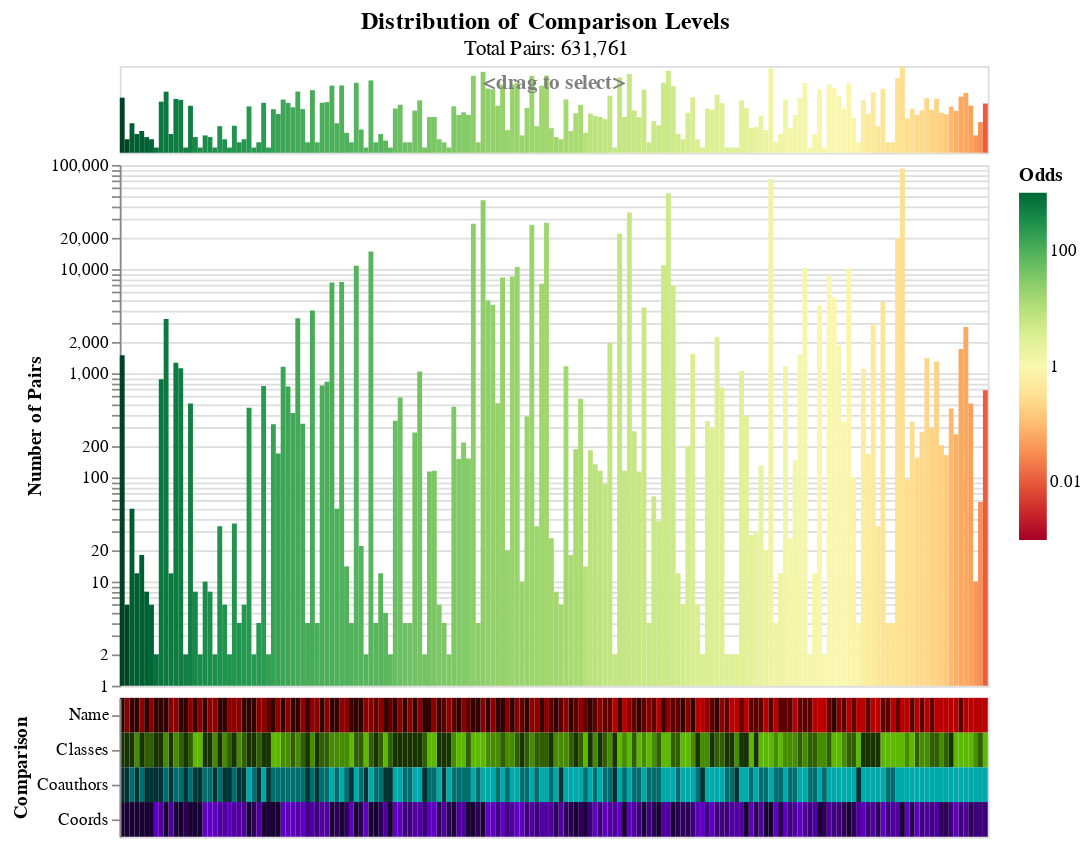

Source (notebook cell):
### Markdown cell above
We can plot these compared pairs.
We can see which comparison levels are most common,
which occur together,
which lead to matches, and which lead to non-matches.

Unsurprisingly, most records pairs match against the "else" levels.

the exact match levels have the highest odds, and the
else levels have the lowest. The other levels are somewhere in between.

### Code cell
from mismo.compare import plot_compared  # noqa: E402

plot_compared(compared, comparisons=comparisons, weights=weights)

### Figure 1 — Vega-Lite specification as saved in the notebook (floating-point values rounded to 4 significant figures; data arrays with more than 128 entries replaced by an {"elided": "..."} marker saying what was removed)
{"config": {"view": {"continuousWidth": 300, "continuousHeight": 300}}, "vconcat": [{"data": {"name": "data-02876eec80842f41dae190df1fd3f536"}, "mark": {"type": "rect"}, "encoding": {"color": {"field": "log_odds", "legend": null, "scale": {"domainMax": 3, "domainMid": 0, "domainMin": -3, "scheme": "redyellowgreen"}, "title": "Odds", "type": "quantitative"}, "opacity": {"condition": {"param": "param_10", "value": 1}, "value": 0.8}, "x": {"axis": null, "field": "vector_id", "sort": {"field": "odds", "order": "descending"}, "type": "nominal"}, "y": {"axis": null, "field": "n_pairs", "scale": {"type": "log"}, "title": "Number of Pairs", "type": "quantitative"}}, "height": 50, "name": "view_20", "title": {"text": "<drag to select>", "anchor": "middle", "color": "gray", "dy": 20, "fontSize": 12}, "width": 500}, {"data": {"name": "data-02876eec80842f41dae190df1fd3f536"}, "mark": {"type": "rect", "stroke": null}, "encoding": {"color": {"field": "log_odds", "legend": {"labelExpr": "pow(10,datum.value)"}, "scale": {"domainMax": 3, "domainMid": 0, "domainMin": -3, "scheme": "redyellowgreen"}, "title": "Odds", "type": "quantitative"}, "opacity": {"condition": {"param": "param_10", "value": 1}, "value": 0.8}, "tooltip": [{"field": "n_pairs", "format": ",", "title": "Number of Pairs", "type": "quantitative"}, {"field": "pct_pairs", "format": "%", "title": "Percent of Pairs", "type": "quantitative"}, {"field": "odds", "format": ",", "title": "Odds", "type": "quantitative"}, {"field": "Name", "type": "nominal"}, {"field": "Classes", "type": "nominal"}, {"field": "Coauthors", "type": "nominal"}, {"field": "Coords", "type": "nominal"}], "x": {"axis": null, "field": "vector_id", "sort": {"field": "odds", "order": "descending"}, "type": "nominal"}, "y": {"field": "n_pairs", "scale": {"type": "log"}, "title": "Number of Pairs", "type": "quantitative"}}, "name": "view_21", "transform": [{"filter": {"param": "param_9"}}], "width": 500}, {"data": {"name": "data-a6395656d6b70a182939be96ce2005f2"}, "mark": {"type": "rect"}, "encoding": {"color": {"field": "level_uid", "legend": null, "scale": {"domain": ["Name:exact", "Name:Share 1 token", "Name:Share 2 or more tokens", "Name:else", "Classes:exact", "Classes:Share 1 class", "Classes:Share 2 or more classes", "Classes:else", "Coauthors:exact", "Coauthors:Share one coauthor", "Coauthors:else", "Coords:Coords match", "Coords:Coords within 10km", "Coords:Coords within 100km", "Coords:One or both coord missing", "Coords:else"], "range": ["#330000", "#5f0000", "#8c0000", "#b80000", "#193300", "#2f5f00", "#468c00", "#5cb800", "#003333", "#006e6e", "#00aaaa", "#190033", "#2b0056", "#3d007a", "#4f009e", "#6000c1"]}, "title": "Comparison:Level", "type": "nominal"}, "opacity": {"condition": {"param": "param_10", "value": 1}, "value": 0.8}, "tooltip": [{"field": "level", "type": "nominal"}], "x": {"axis": null, "field": "vector_id", "sort": {"field": "odds", "order": "descending"}, "type": "nominal"}, "y": {"field": "comparison", "sort": ["Name", "Classes", "Coauthors", "Coords"], "title": "Comparison", "type": "nominal"}}, "height": 80, "name": "view_22", "transform": [{"filter": {"param": "param_9"}}], "width": 500}], "params": [{"name": "param_9", "select": {"type": "interval", "encodings": ["x"]}, "views": ["view_20"]}, {"name": "param_10", "select": {"type": "point", "fields": ["vector_id"], "on": "mouseover"}, "views": ["view_20", "view_21", "view_22"]}], "spacing": 0, "title": {"text": "Distribution of Comparison Levels", "anchor": "middle", "fontSize": 14, "subtitle": "Total Pairs: 631,761"}, "$schema": "https://vega.github.io/schema/vega-lite/v5.15.1.json", "datasets": {"data-02876eec80842f41dae190df1fd3f536": {"elided": "178 records"}, "data-a6395656d6b70a182939be96ce2005f2": {"elided": "712 records"}}}
